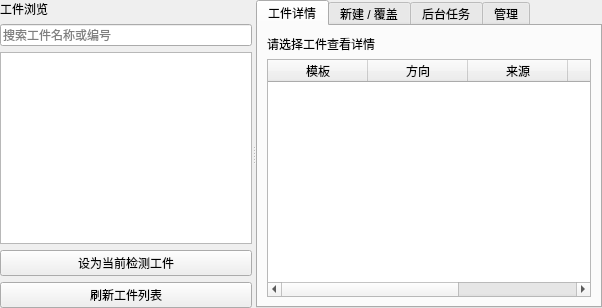
<?xml version="1.0" encoding="UTF-8"?>
<ui version="4.0">
 <class>WorkpieceLibraryPage</class>
 <widget class="QWidget" name="WorkpieceLibraryPage">
  <layout class="QVBoxLayout" name="verticalLayout">
   <property name="leftMargin"><number>0</number></property>
   <property name="topMargin"><number>0</number></property>
   <property name="rightMargin"><number>0</number></property>
   <property name="bottomMargin"><number>0</number></property>
   <item>
    <widget class="QSplitter" name="librarySplitter">
     <property name="orientation"><enum>Qt::Horizontal</enum></property>
     <widget class="QWidget" name="browserPanel">
      <layout class="QVBoxLayout" name="browserLayout">
       <item><widget class="QLabel" name="browserTitleLabel"><property name="text"><string>工件浏览</string></property></widget></item>
       <item><widget class="QLineEdit" name="librarySearchEdit"><property name="placeholderText"><string>搜索工件名称或编号</string></property></widget></item>
       <item><widget class="QListWidget" name="libraryWorkpieceList"/></item>
       <item><widget class="QPushButton" name="setCurrentWorkpieceButton"><property name="text"><string>设为当前检测工件</string></property></widget></item>
       <item><widget class="QPushButton" name="refreshWorkpiecesButton"><property name="text"><string>刷新工件列表</string></property></widget></item>
      </layout>
     </widget>
     <widget class="QWidget" name="contentPanel">
      <layout class="QVBoxLayout" name="contentLayout">
       <item>
        <widget class="QTabWidget" name="libraryTabWidget">
         <widget class="QWidget" name="detailsTab">
          <attribute name="title"><string>工件详情</string></attribute>
          <layout class="QVBoxLayout" name="detailsLayout">
           <item><widget class="QLabel" name="workpieceDetailsSummaryLabel"><property name="text"><string>请选择工件查看详情</string></property></widget></item>
           <item><widget class="QTableWidget" name="templateDetailsTable">
            <property name="columnCount"><number>5</number></property>
            <property name="rowCount"><number>0</number></property>
            <property name="selectionBehavior"><enum>QAbstractItemView::SelectRows</enum></property>
            <property name="editTriggers"><set>QAbstractItemView::NoEditTriggers</set></property>
            <column><property name="text"><string>模板</string></property></column>
            <column><property name="text"><string>方向</string></property></column>
            <column><property name="text"><string>来源</string></property></column>
            <column><property name="text"><string>加入时间</string></property></column>
            <column><property name="text"><string>状态</string></property></column>
           </widget></item>
          </layout>
         </widget>
         <widget class="QWidget" name="registrationTab">
          <attribute name="title"><string>新建 / 覆盖</string></attribute>
          <layout class="QGridLayout" name="registrationLayout">
           <item row="0" column="0"><widget class="QLabel" name="nameLabel"><property name="text"><string>工件名称</string></property></widget></item>
           <item row="0" column="1" colspan="2"><widget class="QLineEdit" name="workpieceNameEdit"/></item>
           <item row="1" column="0"><widget class="QLabel" name="frontTemplatesLabel"><property name="text"><string>正面已选择 0 张</string></property></widget></item>
           <item row="1" column="1"><widget class="QPushButton" name="chooseFrontTemplatesButton"><property name="text"><string>选择正面模板</string></property></widget></item>
           <item row="1" column="2"><widget class="QLabel" name="frontTemplatesFilesLabel"><property name="text"><string/></property></widget></item>
           <item row="2" column="0"><widget class="QLabel" name="backTemplatesLabel"><property name="text"><string>反面已选择 0 张</string></property></widget></item>
           <item row="2" column="1"><widget class="QPushButton" name="chooseBackTemplatesButton"><property name="text"><string>选择反面模板</string></property></widget></item>
           <item row="2" column="2"><widget class="QLabel" name="backTemplatesFilesLabel"><property name="text"><string/></property></widget></item>
           <item row="3" column="0" colspan="3"><widget class="QLabel" name="templateWarningLabel"><property name="text"><string/></property></widget></item>
           <item row="4" column="0"><widget class="QLabel" name="registrationProgressLabel"><property name="text"><string>建库进度：未开始</string></property></widget></item>
           <item row="4" column="1"><widget class="QProgressBar" name="registrationProgressBar"><property name="value"><number>0</number></property></widget></item>
           <item row="4" column="2"><widget class="QLabel" name="registrationElapsedLabel"><property name="text"><string>耗时：0 ms</string></property></widget></item>
           <item row="5" column="1" colspan="2"><widget class="QPushButton" name="registerButton"><property name="text"><string>建立工件库</string></property></widget></item>
           <item row="6" column="0" colspan="3"><widget class="QLabel" name="latestRegistrationResultLabel"><property name="text"><string>尚无建库结果</string></property></widget></item>
           <item row="7" column="0" colspan="3"><widget class="QLabel" name="libraryMessageLabel"><property name="text"><string/></property></widget></item>
          </layout>
         </widget>
         <widget class="QWidget" name="tasksTab">
          <attribute name="title"><string>后台任务</string></attribute>
          <layout class="QVBoxLayout" name="tasksLayout">
           <item><widget class="QTableWidget" name="evolutionJobsTable">
            <property name="columnCount"><number>6</number></property>
            <property name="rowCount"><number>0</number></property>
            <property name="selectionBehavior"><enum>QAbstractItemView::SelectRows</enum></property>
            <property name="editTriggers"><set>QAbstractItemView::NoEditTriggers</set></property>
            <column><property name="text"><string>任务 ID</string></property></column>
            <column><property name="text"><string>工件</string></property></column>
            <column><property name="text"><string>状态</string></property></column>
            <column><property name="text"><string>阶段</string></property></column>
            <column><property name="text"><string>进度</string></property></column>
            <column><property name="text"><string>错误</string></property></column>
           </widget></item>
          </layout>
         </widget>
         <widget class="QWidget" name="dangerTab">
          <attribute name="title"><string>管理</string></attribute>
          <layout class="QVBoxLayout" name="dangerLayout">
           <item><widget class="QPushButton" name="annotationEditorButton"><property name="text"><string>管理几何干扰规则</string></property></widget></item>
           <item><widget class="QLabel" name="recycleHelpLabel"><property name="text"><string>将工件移入可恢复回收区前，请准确输入当前浏览工件名称。</string></property></widget></item>
           <item><widget class="QLineEdit" name="recycleNameConfirmationEdit"><property name="placeholderText"><string>输入工件名称确认</string></property></widget></item>
           <item><widget class="QPushButton" name="deleteWorkpieceButton"><property name="text"><string>移入回收区</string></property></widget></item>
           <item><spacer name="dangerSpacer"><property name="orientation"><enum>Qt::Vertical</enum></property><property name="sizeHint" stdset="0"><size><width>20</width><height>40</height></size></property></spacer></item>
          </layout>
         </widget>
        </widget>
       </item>
      </layout>
     </widget>
    </widget>
   </item>
  </layout>
 </widget>
 <resources/>
 <connections/>
</ui>
